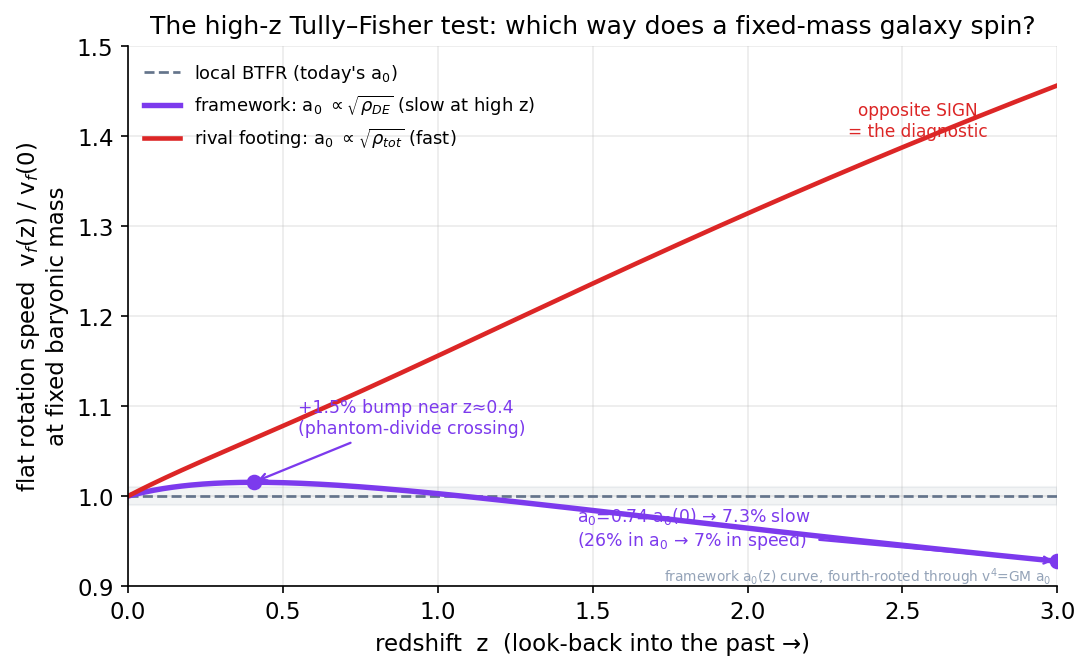

Here is the Python script that generated this plot:
import numpy as np, matplotlib
matplotlib.use("Agg")
import matplotlib.pyplot as plt
plt.rcParams.update({"figure.dpi":150,"savefig.dpi":150,"font.size":11,
    "axes.grid":True,"grid.alpha":0.25,"axes.spines.top":False,"axes.spines.right":False,
    "axes.titlesize":12,"figure.facecolor":"white","axes.facecolor":"white"})
C_FW="#7c3aed"; C_NEWTON="#64748b"; C_MOND="#0891b2"; C_DATA="#dc2626"

# DESI DR2-class CPL background: w(a)=w0+wa(1-a)
Om=0.31; w0=-0.75; wa=-0.86
def rhoDE(z):
    a=1.0/(1.0+z)
    return a**(-3.0*(1.0+w0+wa))*np.exp(-3.0*wa*(1.0-a))
def rhotot(z):
    return Om*(1.0+z)**3 + (1.0-Om)*rhoDE(z)

z=np.linspace(0,3,400)
# framework footing: a0 tracks sqrt(rho_DE)
a0rat=np.sqrt(rhoDE(z))
v_fw=a0rat**0.25               # BTFR: v ~ a0^(1/4) at fixed baryonic mass
# rival footing: a0 tracks sqrt(rho_total) -> rises
a0riv=np.sqrt(rhotot(z)/rhotot(0))
v_riv=a0riv**0.25

fig, ax = plt.subplots(figsize=(7.4,4.6))
ax.axhline(1.0,color=C_NEWTON,ls="--",lw=1.3,label="local BTFR (today's a$_0$)")
ax.plot(z,v_fw,color=C_FW,lw=2.6,label="framework: a$_0$ $\\propto\\sqrt{\\rho_{DE}}$ (slow at high z)")
ax.plot(z,v_riv,color=C_DATA,lw=2.2,ls="-",label="rival footing: a$_0$ $\\propto\\sqrt{\\rho_{tot}}$ (fast)")

# annotate the two diagnostic points from the chapter
zb=0.405; vb=(np.sqrt(rhoDE(zb)))**0.25
ax.scatter([zb],[vb],color=C_FW,s=42,zorder=5)
ax.annotate("+%.1f%% bump near z≈0.4\n(phantom-divide crossing)"%((vb-1)*100),
    (zb,vb),(0.55,1.07),fontsize=8.3,color=C_FW,
    arrowprops=dict(arrowstyle="->",color=C_FW,lw=1.1))
z3=3.0; v3=(0.74)**0.25
ax.scatter([z3],[v3],color=C_FW,s=42,zorder=5)
ax.annotate("a$_0$=0.74 a$_0$(0) → %.1f%% slow\n(26%% in a$_0$ → 7%% in speed)"%((1-v3)*100),
    (z3,v3),(1.45,0.945),fontsize=8.3,color=C_FW,
    arrowprops=dict(arrowstyle="->",color=C_FW,lw=1.1))

ax.axhspan(0.99,1.01,color=C_NEWTON,alpha=0.08)
ax.text(2.55,1.40,"opposite SIGN\n= the diagnostic",fontsize=8.2,color=C_DATA,ha="center")
ax.set_xlim(0,3); ax.set_ylim(0.90,1.50)
ax.set_xlabel("redshift  z  (look-back into the past →)")
ax.set_ylabel("flat rotation speed  v$_f$(z) / v$_f$(0)\nat fixed baryonic mass")
ax.set_title("The high-z Tully–Fisher test: which way does a fixed-mass galaxy spin?")
ax.legend(frameon=False,fontsize=8.6,loc="upper left")
ax.text(2.98,0.905,"framework a$_0$(z) curve, fourth-rooted through v$^4$=GM a$_0$",
    ha="right",fontsize=6.6,color="#94a3b8")
fig.tight_layout(); fig.savefig("ch32_a0z_btfr_offset.png", bbox_inches="tight"); print("ok")
